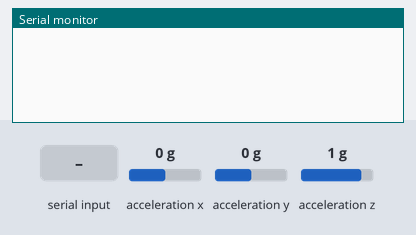
This sketch was run on a simulated Arduino Uno, built with avr-gcc and run on an emulated ATmega328P. Shown: the last lines printed to the serial monitor. Wiring (inferred from the names in the program): MPU-6050 motion sensor at I2C address 0x68. The inputs (shaded band) are chosen by the test bench; at power-on: acceleration x 0 g, acceleration y 0 g, acceleration z 1 g.

Above: at 2.2 s.
2.3 s: "90,45\n" received over Serial
At 4.5 s:
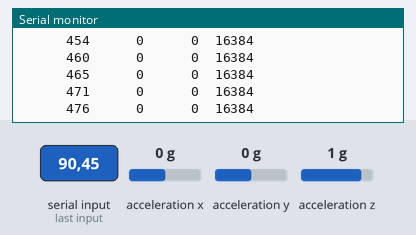
4.8 s: "200\n" received over Serial
At 8.0 s:
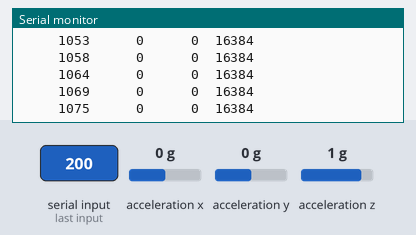
Timing chart, 0 to 9.5 s (numbered marks = the images above; inputs shaded):
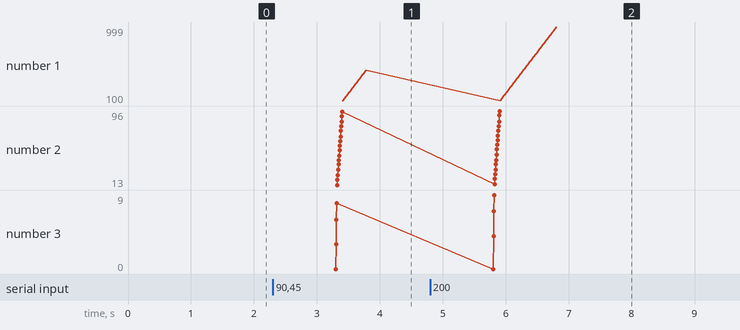

Measured:
- after the input at 2.3 s, the serial monitor: prints a new line after 1.0 s (image 1)

The sketch:

ReadMPU6050.ino
```cpp
//======================================================================
//   PROGRAM Read_MPU6050
//   Author: Prof. Marcelo M. Rocha
//======================================================================

#include <Wire.h>                 // library for I2C communication

// Auxiliary variables
   char     line[30];             // formatted output
   long     t0, t;                // time from internal clock

// MPU6050
   int      MPU = 0x68;           // MPU address (AD0 LOW)
   int16_t  AcX, AcY, AcZ, tmp;   // accelerometer output
   int16_t  GyX, GyY, GyZ;        // gyroscope output

//======================================================================
//======================================================================

void setup() {

   Serial.begin(57600);
   while (!Serial) delay(100);

   Wire.begin();                 // Initialize comunication
   Wire.beginTransmission(MPU);  // Start communication with MPU6050
   Wire.write(0x6B);             // Talk to the register 6B
   Wire.write(0x00);             // Make reset(0 into the 6B register)
   Wire.endTransmission(true);   // end the transmission

   delay(1000);
}

//======================================================================
//======================================================================

void loop(){

     if (Serial.available()){
         String NS = Serial.readString();
         int    N  = NS.toInt();

         t0 = millis();

         for (int i = 0; i < N; i++){

              Wire.beginTransmission(MPU);
              Wire.write(0x3B);
              Wire.endTransmission(false);
              Wire.requestFrom(MPU, 6, true);  // 2 bytes for each parameter

              AcX  = Wire.read()<<8 | Wire.read();
              AcY  = Wire.read()<<8 | Wire.read();
              AcZ  = Wire.read()<<8 | Wire.read();
//            tmp  = Wire.read()<<8 | Wire.read();
//            GyX  = Wire.read()<<8 | Wire.read();
//            GyY  = Wire.read()<<8 | Wire.read();
//            GyZ  = Wire.read()<<8 | Wire.read();

              t  = millis() - t0;

              sprintf(line,"%9ld %6d %6d %6d",
                             t,  AcX,AcY,AcZ);

              Serial.println(line);
              Wire.endTransmission(true);
              delayMicroseconds(1000);
              }
         }
}

//======================================================================
//======================================================================
```
